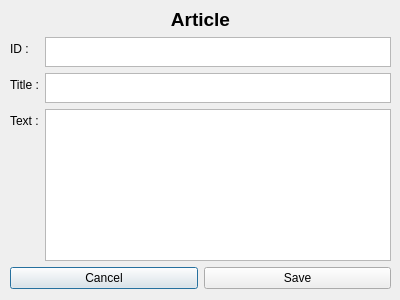
<?xml version="1.0" encoding="UTF-8"?>
<ui version="4.0">
 <class>V_ArticleForm</class>
 <widget class="QDialog" name="V_ArticleForm">
  <property name="geometry">
   <rect>
    <x>0</x>
    <y>0</y>
    <width>400</width>
    <height>300</height>
   </rect>
  </property>
  <property name="windowTitle">
   <string>Article</string>
  </property>
  <widget class="QWidget" name="verticalLayoutWidget">
   <property name="geometry">
    <rect>
     <x>10</x>
     <y>8</y>
     <width>381</width>
     <height>281</height>
    </rect>
   </property>
   <layout class="QVBoxLayout" name="verticalLayout">
    <item>
     <widget class="QLabel" name="labelWindowTitle">
      <property name="font">
       <font>
        <pointsize>14</pointsize>
        <weight>75</weight>
        <bold>true</bold>
       </font>
      </property>
      <property name="text">
       <string>Article</string>
      </property>
      <property name="alignment">
       <set>Qt::AlignCenter</set>
      </property>
     </widget>
    </item>
    <item>
     <layout class="QFormLayout" name="formLayout">
      <item row="0" column="0">
       <widget class="QLabel" name="labelID">
        <property name="text">
         <string>ID :</string>
        </property>
       </widget>
      </item>
      <item row="0" column="1">
       <widget class="QTextEdit" name="textID">
        <property name="maximumSize">
         <size>
          <width>16777215</width>
          <height>30</height>
         </size>
        </property>
        <property name="readOnly">
         <bool>true</bool>
        </property>
       </widget>
      </item>
      <item row="1" column="0">
       <widget class="QLabel" name="labelTitle">
        <property name="text">
         <string>Title :</string>
        </property>
       </widget>
      </item>
      <item row="1" column="1">
       <widget class="QTextEdit" name="textTitle">
        <property name="maximumSize">
         <size>
          <width>16777215</width>
          <height>30</height>
         </size>
        </property>
       </widget>
      </item>
      <item row="2" column="0">
       <widget class="QLabel" name="labelText">
        <property name="text">
         <string>Text :</string>
        </property>
       </widget>
      </item>
      <item row="2" column="1">
       <widget class="QPlainTextEdit" name="textText"/>
      </item>
     </layout>
    </item>
    <item>
     <layout class="QHBoxLayout" name="horizontalLayout">
      <item>
       <widget class="QPushButton" name="btnCancel">
        <property name="text">
         <string>Cancel</string>
        </property>
       </widget>
      </item>
      <item>
       <widget class="QPushButton" name="btnSave">
        <property name="text">
         <string>Save</string>
        </property>
       </widget>
      </item>
     </layout>
    </item>
   </layout>
  </widget>
 </widget>
 <resources/>
 <connections/>
</ui>
